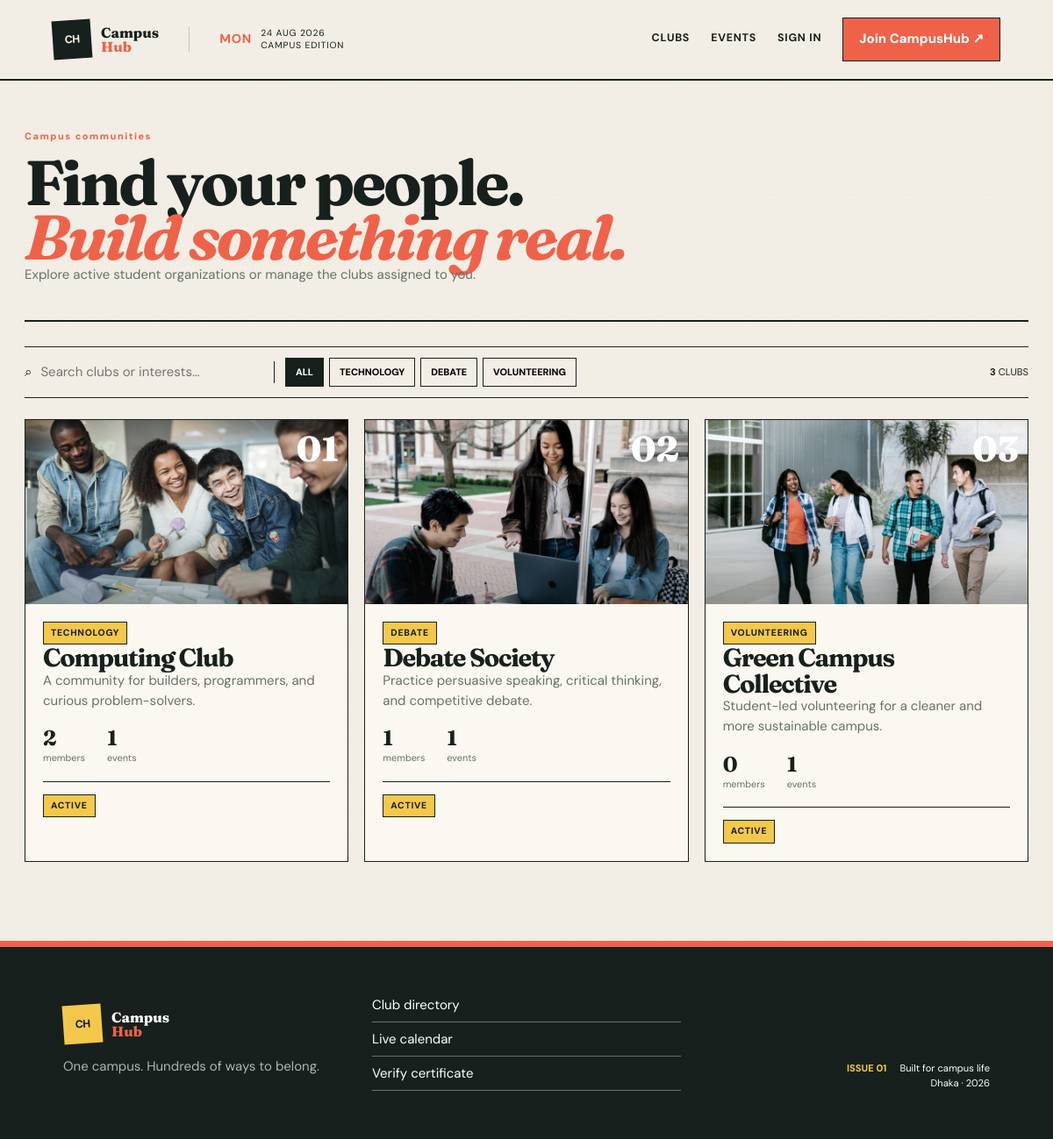
Screenshot of /clubs.php with the database file from the repository.
### tables this page shows
CREATE TABLE clubs (
  club_id BIGINT UNSIGNED AUTO_INCREMENT PRIMARY KEY,
  club_name VARCHAR(140) NOT NULL UNIQUE,
  description TEXT NOT NULL,
  category VARCHAR(80) NOT NULL,
  logo VARCHAR(255) NULL,
  contact_information VARCHAR(190) NULL,
  status ENUM('Pending','Active','Suspended') NOT NULL DEFAULT 'Pending',
  created_at TIMESTAMP NOT NULL DEFAULT CURRENT_TIMESTAMP,
  INDEX idx_club_category_status (category, status)
);

### config/database.php (called while the page is built, shortened)
<?php
function db(): PDO
{
    static $pdo = null;
    if ($pdo instanceof PDO) {
        return $pdo;
    }
    $dsn = sprintf('mysql:host=%s;port=%s;dbname=%s;charset=utf8mb4', DB_HOST, DB_PORT, DB_NAME);
    try {
        $pdo = new PDO($dsn, DB_USER, DB_PASS, [
            PDO::ATTR_ERRMODE => PDO::ERRMODE_EXCEPTION,
            PDO::ATTR_DEFAULT_FETCH_MODE => PDO::FETCH_ASSOC,
            PDO::ATTR_EMULATE_PREPARES => false,
        ]);
    } catch (PDOException $exception) {
        http_response_code(500);
        exit('Database connection failed. Import database/schema.sql and database/seed.sql in phpMyAdmin, then check config/database.php.');
    }
    return $pdo;
}

### includes/functions.php (called while the page is built, shortened)
<?php
function e(?string $value): string
{
    return htmlspecialchars($value ?? '', ENT_QUOTES, 'UTF-8');
}

### clubs.php (the view, shortened to what this page needs)
<?php
$clubs=db()->query("SELECT c.*, COUNT(DISTINCT CASE WHEN cm.approval_status='Approved' AND cm.membership_status='Active' THEN cm.membership_id END) member_count, COUNT(DISTINCT e.event_id) event_count FROM clubs c LEFT JOIN club_membership cm ON cm.club_id=c.club_id LEFT JOIN events e ON e.club_id=c.club_id GROUP BY c.club_id ORDER BY FIELD(c.status,'Active','Pending','Suspended'),c.club_name")->fetchAll();
$categories=array_values(array_unique(array_column($clubs,'category')));
$clubImages=['assets/images/club-collaboration.jpg','assets/images/campus-study.jpg','assets/images/campus-walk.jpg'];
$pageTitle='Clubs';require __DIR__.'/includes/header.php';
?>
<section class="page-shell"><div class="page-head"><div><span class="eyebrow">Campus communities</span><h2>Find your people.<br><span class="accent-script">Build something real.</span></h2><p>Explore active student organizations or manage the clubs assigned to you.</p></div><?php if(is_admin()):?><a class="button button-primary" href="clubs.php?new=1">＋ Create club</a><?php endif;?></div>
<div class="filter-bar" data-filter-scope="clubs"><label class="search-field"><span>⌕</span><input type="search" data-live-search placeholder="Search clubs or interests…"></label><div class="filter-chips"><button class="filter-chip active" data-filter="all">All</button><?php foreach($categories as $category):?><button class="filter-chip" data-filter="<?=e(strtolower($category))?>"><?=e($category)?></button><?php endforeach;?></div><span class="result-count"><strong data-result-count><?=count($clubs)?></strong> clubs</span></div>
<div class="grid dynamic-grid" data-filter-grid><?php foreach($clubs as $i=>$club):?><article class="card club-card reveal" data-filter-item data-category="<?=e(strtolower($club['category']))?>" data-search="<?=e(strtolower($club['club_name'].' '.$club['description'].' '.$club['category']))?>"><div class="club-cover"><img src="<?=e($clubImages[$i%count($clubImages)])?>" alt=""><span class="cover-index">0<?=$i+1?></span></div><div class="card-content"><span class="card-tag"><?=e($club['category'])?></span><h3><?=e($club['club_name'])?></h3><p class="muted clamp"><?=e($club['description'])?></p><div class="club-metrics"><span><strong><?= (int)$club['member_count']?></strong> members</span><span><strong><?= (int)$club['event_count']?></strong> events</span></div><div class="card-footer"><span class="badge" data-membership-state><?=e($club['status'])?></span></div></div></article><?php endforeach;?></div></section>
<?php require __DIR__.'/includes/footer.php';?>

### assets/style.css (style rules this page uses)
:root { --paper:#f2eee5;--cream:#fbf8f1;--ink:#17201c;--muted:#66716b;--line:#bfc4bd;--coral:#ef624a;--sun:#f4c84b;--green:#27745a;--blue:#6a8fb8;--white:#fff;--shadow:0 18px 48px rgba(23,32,28,.12) }
* { box-sizing:border-box }
html { scroll-behavior:smooth }
body { margin:0;background:var(--paper);background-image:radial-gradient(rgba(23,32,28,.035) .7px,transparent .7px);background-size:5px 5px;color:var(--ink);font:15px/1.55 "DM Sans",sans-serif }
h1,h2,h3 { font-family:Fraunces,serif;line-height:1.02;letter-spacing:-.045em;margin:0 }
p { margin:0 0 1rem }
button,input,select,textarea { font:inherit }
.muted { color:var(--muted) }
.lead-photo img,.story-image img,.auth-visual img,.club-cover img,.event-cover img { width:100%;height:100%;object-fit:cover;display:block;filter:saturate(.78) contrast(1.06) }
.page-shell { max-width:1320px;margin:auto;padding:55px 28px 90px }
.page-head { display:flex;justify-content:space-between;align-items:end;border-bottom:2px solid var(--ink);padding-bottom:24px;margin-bottom:28px }
.page-head h2 { font-size:clamp(3rem,6vw,6.6rem);line-height:.87 }
.page-head h2 .accent-script { color:var(--coral);font-style:italic }
.page-head p { color:var(--muted);max-width:600px }
.eyebrow { font-size:.68rem;font-weight:800;letter-spacing:.14em;color:var(--coral);display:block;margin-bottom:13px }
.grid { display:grid;grid-template-columns:repeat(3,1fr);gap:18px }
.card { background:var(--cream);border:1px solid var(--ink);padding:22px;position:relative }
.card h3 { font-size:1.8rem }
.card-tag,.badge { display:inline-block;padding:4px 8px;background:var(--sun);border:1px solid var(--ink);font-size:.65rem;font-weight:800;text-transform:uppercase;letter-spacing:.07em }
.card-footer { border-top:1px solid var(--ink);margin-top:18px;padding-top:14px;display:flex;justify-content:space-between;align-items:center;gap:10px }
.clamp { display:-webkit-box;-webkit-line-clamp:3;-webkit-box-orient:vertical;overflow:hidden }
.club-card,.event-card { padding:0;overflow:hidden }
.club-cover,.event-cover { height:210px;position:relative }
.club-cover:after,.event-cover:after { content:"";position:absolute;inset:0;background:linear-gradient(0deg,rgba(23,32,28,.3),transparent 60%) }
.cover-index { position:absolute;right:10px;top:8px;font:800 2.5rem Fraunces;color:white;z-index:2 }
.card-content { padding:20px }
.club-metrics { display:flex;gap:25px }
.club-metrics span { display:grid;color:var(--muted);font-size:.68rem }
.club-metrics strong { font:700 1.5rem Fraunces;color:var(--ink) }
.filter-bar { display:flex;align-items:center;gap:12px;border-block:1px solid var(--ink);padding:12px 0;margin-bottom:24px;position:sticky;top:92px;background:var(--paper);z-index:20 }
.search-field { display:flex;align-items:center;gap:8px;min-width:285px;border-right:1px solid var(--ink);padding-right:15px }
.search-field input { border:0;background:transparent;outline:0;width:100% }
.filter-chips { display:flex;gap:6px;overflow-x:auto }
.filter-chip,.view-toggle button { border:1px solid var(--ink);background:transparent;padding:7px 11px;font-size:.68rem;font-weight:800;text-transform:uppercase;cursor:pointer }
.filter-chip.active,.filter-chip:hover,.view-toggle button.active { background:var(--ink);color:white }
.result-count { margin-left:auto;font-size:.7rem;text-transform:uppercase }
.reveal { opacity:1;transform:none;transition:transform .28s ease,box-shadow .28s ease }

### rows the page displays
clubs: shows a picture, category "TECHNOLOGY", club_name "Computing Club", description "A community for builders, programmers, and curious problem-solvers.", member_count "2", event_count "1", status "ACTIVE"
clubs: shows a picture, category "DEBATE", club_name "Debate Society", description "Practice persuasive speaking, critical thinking, and competitive debate.", member_count "1", event_count "1", status "ACTIVE"
clubs: shows a picture, category "VOLUNTEERING", club_name "Green Campus Collective", description "Student-led volunteering for a cleaner and more sustainable campus.", member_count "0", event_count "1", status "ACTIVE"

### other values shown
$category "TECHNOLOGY"
$category "DEBATE"
$category "VOLUNTEERING"
count($clubs) "3"
